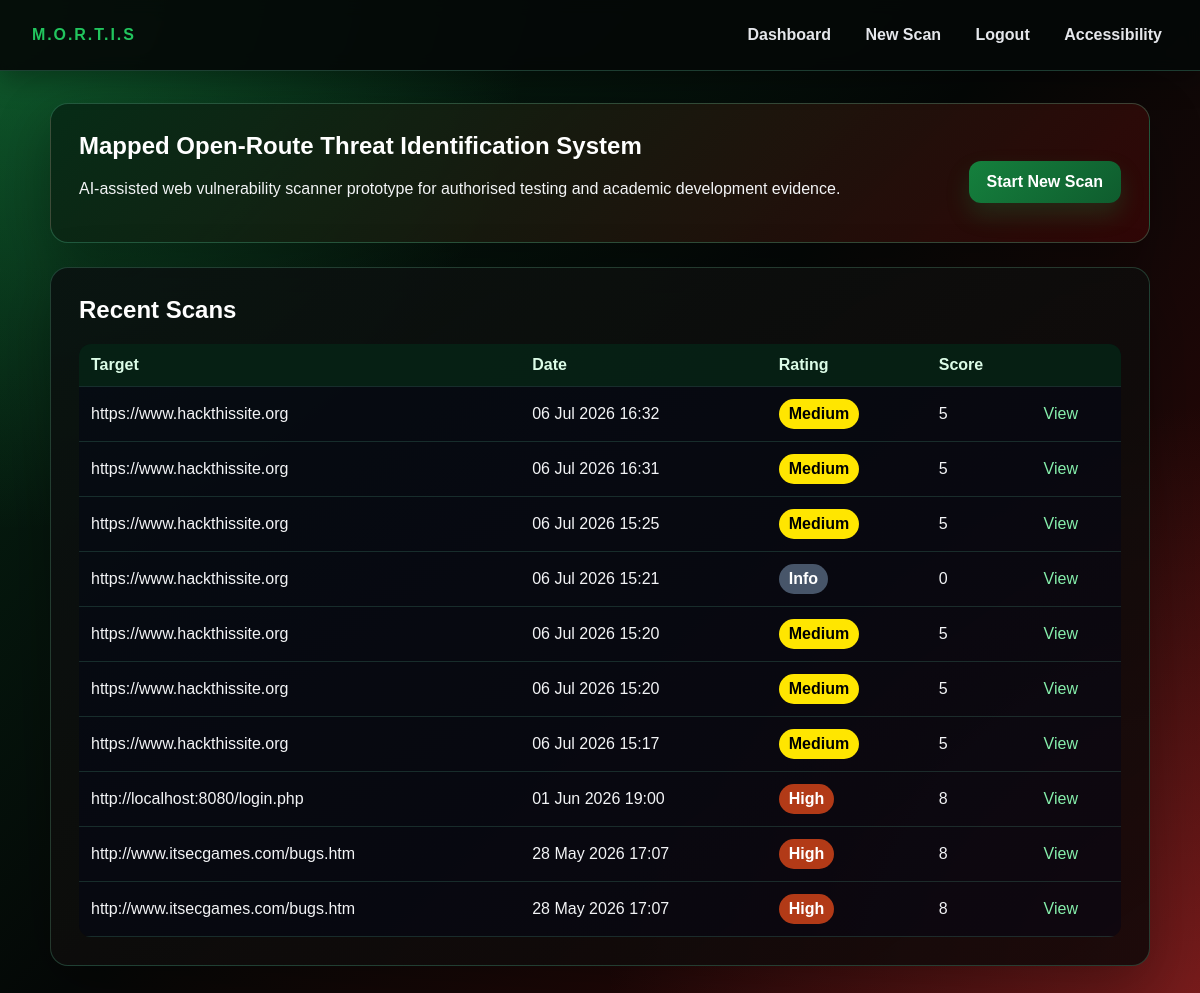
Page /dashboard (signed in) on the earlier database version.
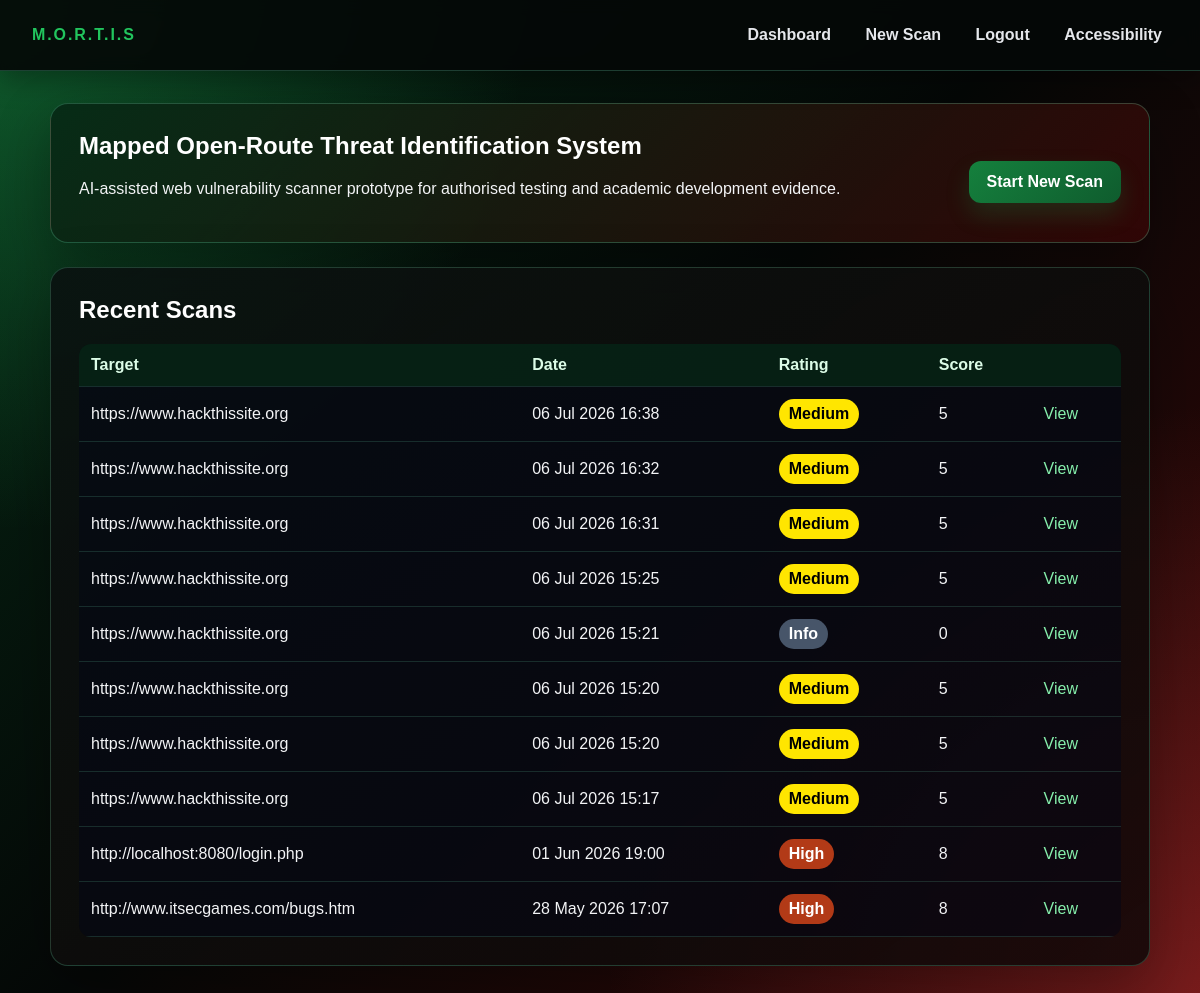
Same page on the later database version.
### app/models.py (models this page shows)
class Scan(db.Model):
    id = db.Column(db.Integer, primary_key=True)
    target_url = db.Column(db.String(500), nullable=False)
    created_at = db.Column(db.DateTime, default=datetime.utcnow)
    overall_score = db.Column(db.Integer, default=0)
    overall_rating = db.Column(db.String(20), default="Low")
    report_summary = db.Column(db.Text, default="")
    report_source = db.Column(db.String(20), default="")  # "api" | "offline" | ""
    status = db.Column(db.String(20), default="running")  # running | completed | failed
    modules_total = db.Column(db.Integer, default=0)
    modules_done = db.Column(db.Integer, default=0)
    current_module = db.Column(db.String(80), default="")
    findings = db.relationship(
        "Finding",
        backref="scan",
        cascade="all, delete-orphan",
        lazy=True,
        order_by="Finding.score.desc()"
    )

### app/routes.py (the view)
@bp.route("/dashboard")
@login_required
def dashboard():
    scans = Scan.query.order_by(Scan.created_at.desc()).limit(10).all()
    return render_template("dashboard.html", scans=scans)

### app/routes.py (called while the page is built)
def login_required(view):
    @wraps(view)
    def wrapped(*args, **kwargs):
        if "user_id" not in session:
            return redirect(url_for("main.login"))
        return view(*args, **kwargs)
    return wrapped

### app/templates/dashboard.html (shortened to what this page needs)
{% extends "base.html" %}
{% block content %}
<section class="hero">
    <div>
      <h1>Mapped Open-Route Threat Identification System</h1>
      <p>AI-assisted web vulnerability scanner prototype for authorised testing and academic development evidence.</p>
    </div>
  <a class="button" href="{{ url_for('main.scan') }}">Start New Scan</a>
</section>
<section class="card">
  <h2>Recent Scans</h2>
  {% if scans %}
  <table>
    <thead><tr><th>Target</th><th>Date</th><th>Rating</th><th>Score</th><th></th></tr></thead>
    <tbody>
    {% for scan in scans %}
      <tr>
        <td>{{ scan.target_url }}</td>
        <td>{{ scan.created_at.strftime('%d %b %Y %H:%M') }}</td>
        <td>
          {% if scan.status == "running" %}
            <span class="badge info">Running…</span>
          {% elif scan.status == "failed" %}
            <span class="badge critical">Failed</span>
          {% else %}
            <span class="badge {{ scan.overall_rating|lower }}">{{ scan.overall_rating }}</span>
          {% endif %}
        </td>
        <td>{{ scan.overall_score }}</td>
        <td>
          {% if scan.status == "running" %}
            <a href="{{ url_for('main.scan_progress', scan_id=scan.id) }}">View progress</a>
          {% else %}
            <a href="{{ url_for('main.results', scan_id=scan.id) }}">View</a>
          {% endif %}
        </td>
      </tr>
    {% endfor %}
    </tbody>
  </table>
  {% else %}
    <p class="muted">No scans yet. Run your first authorised scan.</p>
  {% endif %}
</section>
{% endblock %}

### app/templates/base.html (shortened to what this page needs)
<!doctype html>
<html lang="en">
<head>
  <link rel="stylesheet" href="{{ url_for('static', filename='css/style.css') }}">
</head>
<body>
  <header class="topbar">
    <div class="brand">M.O.R.T.I.S</div>
    <nav aria-label="Primary">
      {% if session.get('user_id') %}
        <a href="{{ url_for('main.dashboard') }}">Dashboard</a>
        <a href="{{ url_for('main.scan') }}">New Scan</a>
        <a href="{{ url_for('main.logout') }}">Logout</a>
      {% endif %}
      <a href="{{ url_for('main.accessibility') }}">Accessibility</a>
    </nav>
  </header>
  <main class="container" id="main" tabindex="-1">
    {% block content %}{% endblock %}
  </main>
</body>
</html>

### app/static/css/style.css (style rules this page uses)
:root { --bg: #050807; --bg-red: #3a0707; --bg-green:#062915; --panel: rgba(10, 18, 16, 0.92); --panel-2: rgba(18, 8, 8, 0.88); --text: #f3f4f6; --muted: #a7b7ad; --line: rgba(110, 231, 183, 0.22); --accent: #ef4444; --accent-2:#22c55e; --danger: #dc2626; --success: #16a34a; }
*, *::before, *::after { box-sizing: border-box; }
body { margin: 0; font-family: Arial, sans-serif; color: var(--text); background: radial-gradient(circle at top left, rgba(34, 197, 94, 0.34), transparent 34%), radial-gradient(circle at bottom right, rgba(239, 68, 68, 0.34), transparent 38%), linear-gradient(135deg, var(--bg-green) 0%, var(--bg) 48%, var(--bg-red) 100%); background-attachment: fixed; }
h1, h2, h3 { margin-top: 0; color: #ffffff; }
a { color: #86efac; text-decoration: none; }
.topbar { position: sticky; top: 0; display: flex; justify-content: space-between; align-items: center; padding: 18px 32px; background: rgba(5, 8, 7, 0.92); border-bottom: 1px solid rgba(110, 231, 183, 0.24); box-shadow: 0 8px 28px rgba(0, 0, 0, 0.35); backdrop-filter: blur(8px); }
.topbar .brand { font-weight: 800; letter-spacing: 0.12em; color: var(--accent-2); }
.topbar nav a { margin-left: 18px; color: #e5e7eb; font-weight: 700; }
.container { width: min(1100px, 94%); margin: 32px auto; }
.hero { display: flex; justify-content: space-between; align-items: center; gap: 24px; padding: 28px; margin-bottom: 24px; background: linear-gradient(135deg, rgba(6, 41, 21, 0.92), rgba(58, 7, 7, 0.76)); border: 1px solid rgba(110, 231, 183, 0.26); border-radius: 18px; box-shadow: 0 20px 55px rgba(0, 0, 0, 0.32); }
.card { padding: 28px; margin-bottom: 24px; background: linear-gradient(145deg, var(--panel), var(--panel-2)); border: 1px solid rgba(110, 231, 183, 0.22); border-radius: 18px; box-shadow: 0 20px 60px rgba(0, 0, 0, 0.32); }
button, .button { display: inline-block; margin-top: 18px; padding: 12px 18px; background: linear-gradient(135deg, #15803d, #0f5c2e); color: #ffffff; font-weight: 800; border: 0; border-radius: 12px; cursor: pointer; box-shadow: 0 12px 24px rgba(22, 163, 74, 0.20); }
table { width: 100%; border-collapse: collapse; background: rgba(2, 6, 23, 0.45); border-radius: 12px; overflow: hidden; }
th, td { padding: 12px; text-align: left; border-bottom: 1px solid rgba(110, 231, 183, 0.16); }
th { color: #dcfce7; background: rgba(6, 41, 21, 0.72); }
.badge { display: inline-block; padding: 6px 10px; background: #334155; color: #ffffff; font-weight: 800; border-radius: 999px; }
.badge.info { background: #475569; color: #ffffff; }
.badge.medium { background: #ffe600; color: #000000; }
.badge.high { background: #b23a17; color: #ffffff; }
.topbar nav a { display: inline-block; padding: 8px 6px; }

Differences in the rows shown:
no longer on this page (row unchanged): Scan: target_url "http://www.itsecgames.com/bugs.htm", created_at "28 May 2026 17:07", overall_rating "High", overall_score "8"
added Scan: target_url "https://www.hackthissite.org", created_at "06 Jul 2026 16:38", overall_rating "Medium", overall_score "5"
